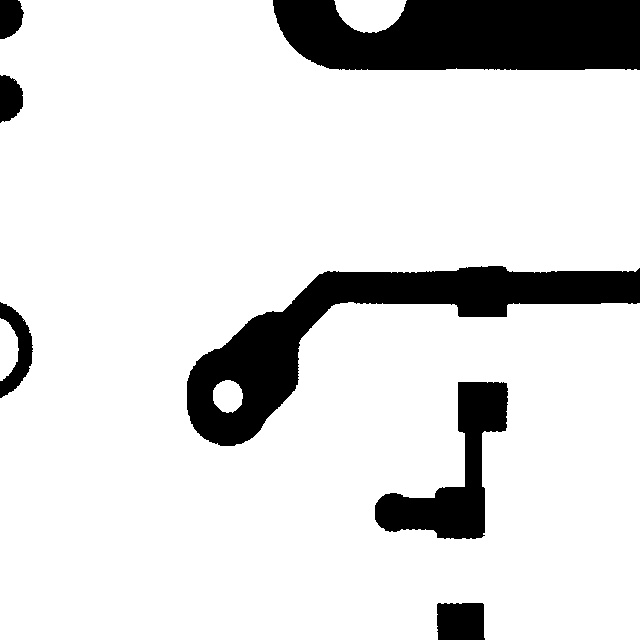
#> input picture dataset/DeepPCB-master/PCBData/group00041/00041/00041000_temp.jpg, 640 x 640 px, found by its file name
$ python create_synthetic_pcb_defects.py
#> lines starting #> are read from the running program, lines starting #| are printed output that depends on the picture; after the words box and inside, x2 and y2 are one past the last pixel; in counts of white or black regions, pixels touching at a corner belong together
# ============================================================
# SYNTHETIC PCB DEFECT GENERATOR
# ============================================================
#
# PURPOSE:
# Clean PCB image mathi controlled synthetic defect images
# create karvi.
#
# Aa images model testing / pipeline testing mate che.
#
# Generated defects:
#
# 1. open
# 2. short
# 3. mousebite
# 4. spur
# 5. copper
# 6. pin-hole
#
# IMPORTANT:
# Aa REAL manufacturing defects ni perfect simulation nathi.
# Aa controlled testing mate che.
# ============================================================


# ------------------------------------------------------------
# IMPORT LIBRARIES
# ------------------------------------------------------------

import cv2
import os
import numpy as np


# ------------------------------------------------------------
# INPUT IMAGE
# ------------------------------------------------------------
# Ahiya clean PCB image no path aapvo.
#
# Recommended:
# DeepPCB nu *_temp.jpg image use karo.
#
# Example:
#
# D:\smart-manufacturing-ai\dataset\DeepPCB-master\
# PCBData\group00041\00041\00041000_temp.jpg
# ------------------------------------------------------------

INPUT_IMAGE = (
    r"D:\smart-manufacturing-ai\dataset\DeepPCB-master"
    r"\PCBData\group00041\00041\00041000_temp.jpg"
)


# ------------------------------------------------------------
# OUTPUT FOLDER
# ------------------------------------------------------------
# Generated synthetic images aa folder ma save thashe.
# ------------------------------------------------------------

OUTPUT_FOLDER = (
    r"D:\smart-manufacturing-ai"
    r"\dataset\synthetic_pcb"
)

os.makedirs(
    OUTPUT_FOLDER,
    exist_ok=True
)


# ------------------------------------------------------------
# READ CLEAN PCB
# ------------------------------------------------------------

image = cv2.imread(INPUT_IMAGE)
#> image is the input picture: shape (640, 640, 3); min 0, max 255, mean 219.2


if image is None:

    print("ERROR: PCB image read thai nathi.")

    print("Input path check karo:")

    print(INPUT_IMAGE)

    exit()


# ------------------------------------------------------------
# IMAGE SIZE
# ------------------------------------------------------------

height, width = image.shape[:2]
#> height = 640; width = 640


print("\n======================================")
print("SYNTHETIC PCB DEFECT GENERATOR")
print("======================================")

print("\nInput image:")
print(INPUT_IMAGE)

print("\nImage size:")
print(width, "x", height)
#| 640 x 640


# ============================================================
# 1. OPEN DEFECT
# ============================================================
#
# PURPOSE:
# PCB trace ni ek jagya remove kari ne artificial
# open-circuit jevu visual defect banavvu.
# ============================================================

open_img = image.copy()


# Central horizontal area select kariye.

y = height // 2
#> y = 320
x = width // 2
#> x = 320


# Small rectangular area erase kariye.

cv2.rectangle(
    open_img,
    (x - 35, y - 5),
    (x + 35, y + 5),
    (255, 255, 255),
    -1
)
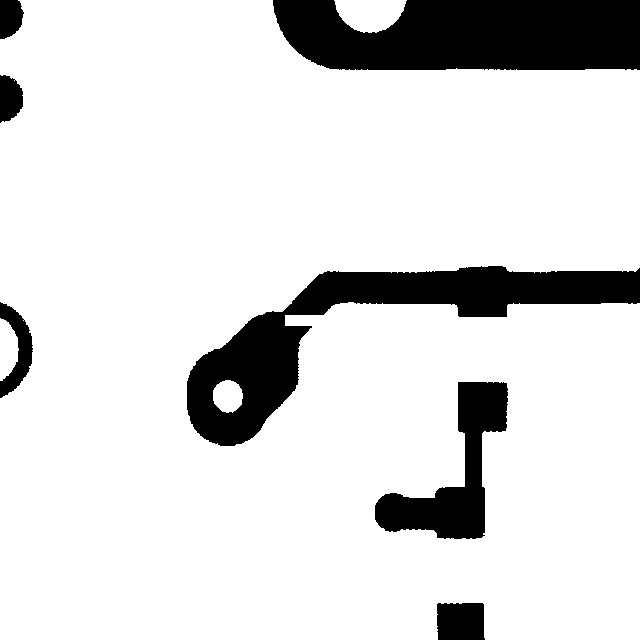
#> open_img: shape (640, 640, 3); 0.09% of pixels changed, all inside (x1, y1, x2, y2) = (285, 315, 328, 326)


cv2.imwrite(
    os.path.join(
        OUTPUT_FOLDER,
        "synthetic_open.jpg"
    ),
    open_img
)


# ============================================================
# 2. SHORT DEFECT
# ============================================================
#
# PURPOSE:
# Be nearby regions vachche artificial bridge draw kari
# short-circuit jevu visual defect create karvu.
# ============================================================

short_img = image.copy()


# Two nearby points define kariye.

p1 = (
    width // 2 - 50,
    height // 2
)
#> p1 = (270, 320)

p2 = (
    width // 2 + 50,
    height // 2
)
#> p2 = (370, 320)


# Artificial connection draw kariye.

cv2.line(
    short_img,
    p1,
    p2,
    (0, 0, 0),
    8
)
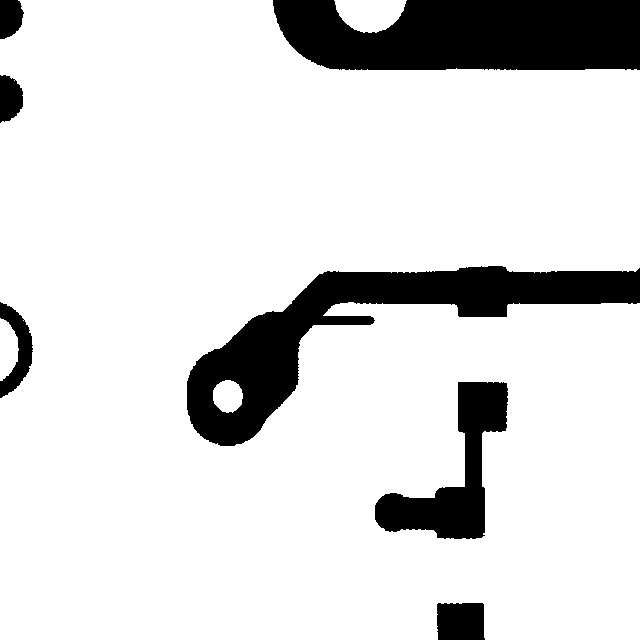
#> short_img: shape (640, 640, 3); 0.13% of pixels changed, all inside (x1, y1, x2, y2) = (268, 316, 375, 325)


cv2.imwrite(
    os.path.join(
        OUTPUT_FOLDER,
        "synthetic_short.jpg"
    ),
    short_img
)


# ============================================================
# 3. MOUSEBITE DEFECT
# ============================================================
#
# PURPOSE:
# PCB edge par small circular notches create karva.
# ============================================================

mousebite_img = image.copy()


edge_y = height // 2
#> edge_y = 320


for offset in [-30, 0, 30]:

    center = (
        10,
        edge_y + offset
    )

    cv2.circle(
        mousebite_img,
        center,
        12,
        (255, 255, 255),
        -1
    )
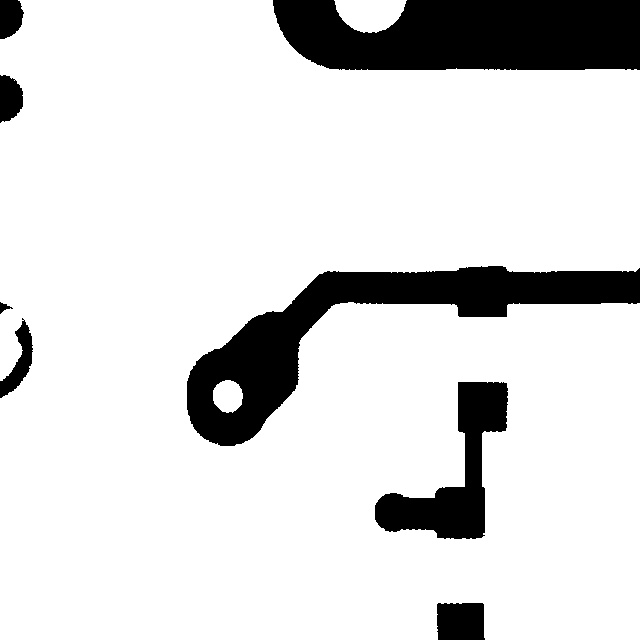
#> mousebite_img: shape (640, 640, 3); 0.1% of pixels changed, all inside (x1, y1, x2, y2) = (0, 296, 23, 363)


cv2.imwrite(
    os.path.join(
        OUTPUT_FOLDER,
        "synthetic_mousebite.jpg"
    ),
    mousebite_img
)


# ============================================================
# 4. SPUR DEFECT
# ============================================================
#
# PURPOSE:
# Existing trace mathi unwanted branch/protrusion jevu
# artificial structure create karvu.
# ============================================================

spur_img = image.copy()


spur_start = (
    width // 2,
    height // 2
)
#> spur_start = (320, 320)

spur_end = (
    width // 2 + 50,
    height // 2 - 50
)
#> spur_end = (370, 270)


cv2.line(
    spur_img,
    spur_start,
    spur_end,
    (0, 0, 0),
    7
)
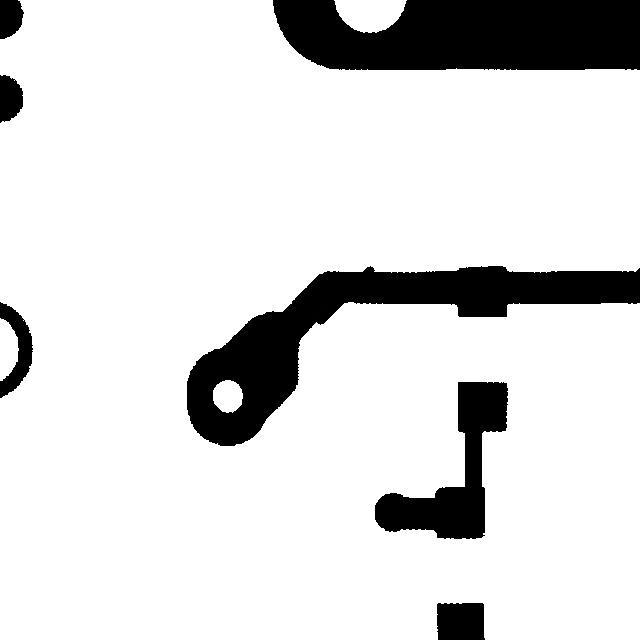
#> spur_img: shape (640, 640, 3); 0.07% of pixels changed, all inside (x1, y1, x2, y2) = (316, 266, 375, 325)


cv2.imwrite(
    os.path.join(
        OUTPUT_FOLDER,
        "synthetic_spur.jpg"
    ),
    spur_img
)


# ============================================================
# 5. COPPER DEFECT
# ============================================================
#
# PURPOSE:
# PCB par unwanted copper-like extra region create karvu.
# ============================================================

copper_img = image.copy()


cx = width // 2
#> cx = 320
cy = height // 2
#> cy = 320


cv2.rectangle(
    copper_img,
    (cx - 20, cy - 20),
    (cx + 25, cy + 25),
    (0, 0, 0),
    -1
)
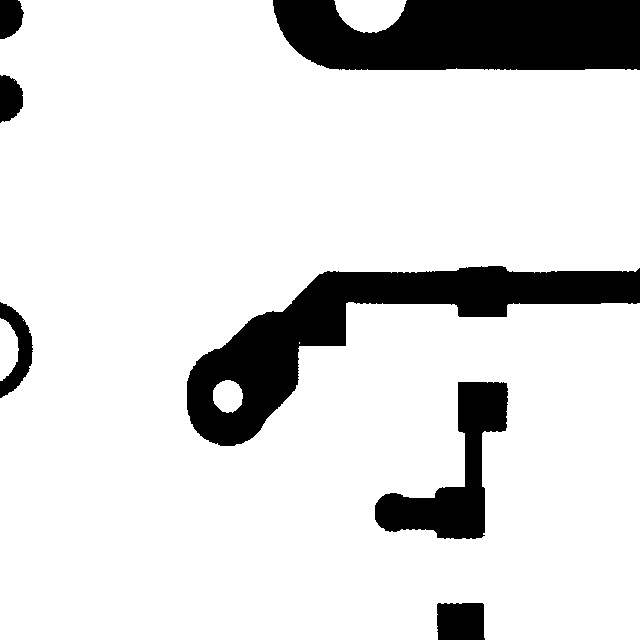
#> copper_img: shape (640, 640, 3); 0.35% of pixels changed, all inside (x1, y1, x2, y2) = (300, 300, 346, 346)


cv2.imwrite(
    os.path.join(
        OUTPUT_FOLDER,
        "synthetic_copper.jpg"
    ),
    copper_img
)


# ============================================================
# 6. PIN-HOLE DEFECT
# ============================================================
#
# PURPOSE:
# Surface par tiny hole jevo artificial defect create karvu.
# ============================================================

pinhole_img = image.copy()


cv2.circle(
    pinhole_img,
    (
        width // 2,
        height // 2
    ),
    5,
    (255, 255, 255),
    -1
)
#> pinhole_img: shape (640, 640, 3); 0.01% of pixels changed, all inside (x1, y1, x2, y2) = (315, 315, 325, 324)


cv2.imwrite(
    os.path.join(
        OUTPUT_FOLDER,
        "synthetic_pin-hole.jpg"
    ),
    pinhole_img
)


# ============================================================
# FINAL MESSAGE
# ============================================================

print("\n======================================")
print("SYNTHETIC DEFECT IMAGES CREATED")
print("======================================")

print("\nOutput folder:")

print(OUTPUT_FOLDER)

print("\nCreated images:")

print("1. synthetic_open.jpg")

print("2. synthetic_short.jpg")

print("3. synthetic_mousebite.jpg")

print("4. synthetic_spur.jpg")

print("5. synthetic_copper.jpg")

print("6. synthetic_pin-hole.jpg")

print("\n======================================")

$ run again, with dataset/DeepPCB-master/PCBData/group00041/00041/00041009_temp.jpg copied over dataset/DeepPCB-master/PCBData/group00041/00041/00041000_temp.jpg
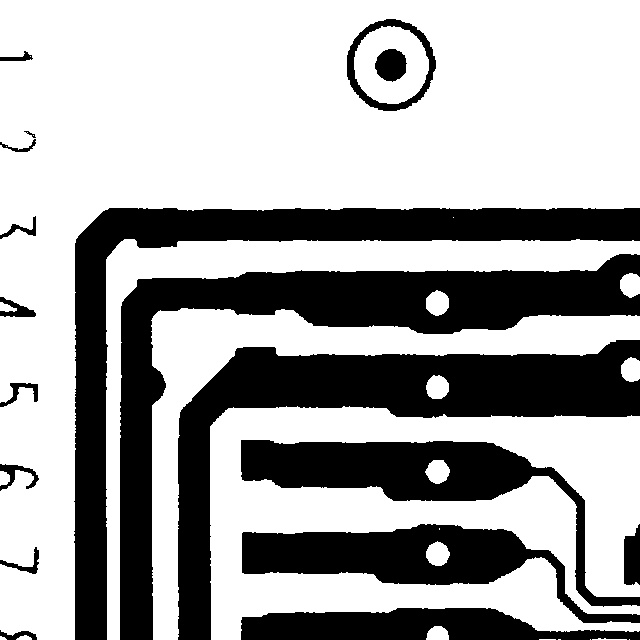
#> input picture dataset/DeepPCB-master/PCBData/group00041/00041/00041009_temp.jpg, 640 x 640 px, found by its file name
#> image is the input picture: shape (640, 640, 3); min 0, max 255, mean 167
#| 640 x 640
#> `cv2.rectangle( open_img, (x - 35, y - 5), (x + 35, y + 5), (255, 255, ..`:
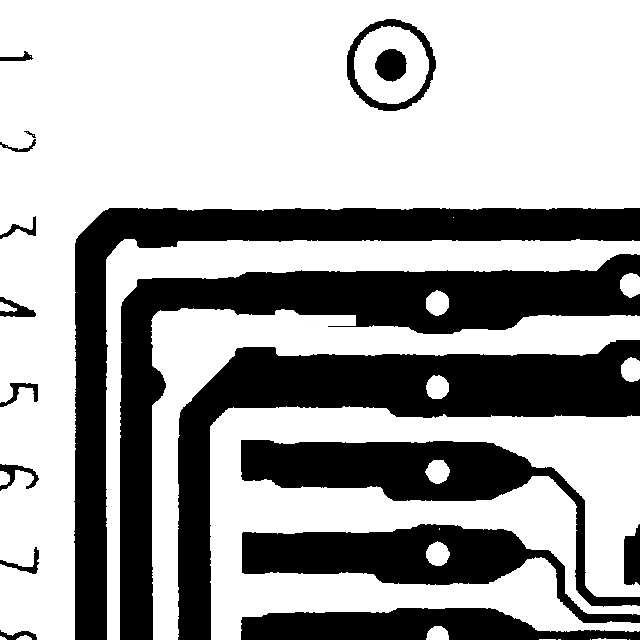
#> open_img: shape (640, 640, 3); 0.14% of pixels changed, all inside (x1, y1, x2, y2) = (296, 315, 356, 326)
#> short_img: shape (640, 640, 3); 0.1% of pixels changed, all inside (x1, y1, x2, y2) = (266, 316, 374, 325)
#> spur_img: shape (640, 640, 3); 0.01% of pixels changed, all inside (x1, y1, x2, y2) = (317, 266, 375, 323)
#> `cv2.rectangle( copper_img, (cx - 20, cy - 20), (cx + 25, cy + 25), (0,..`:
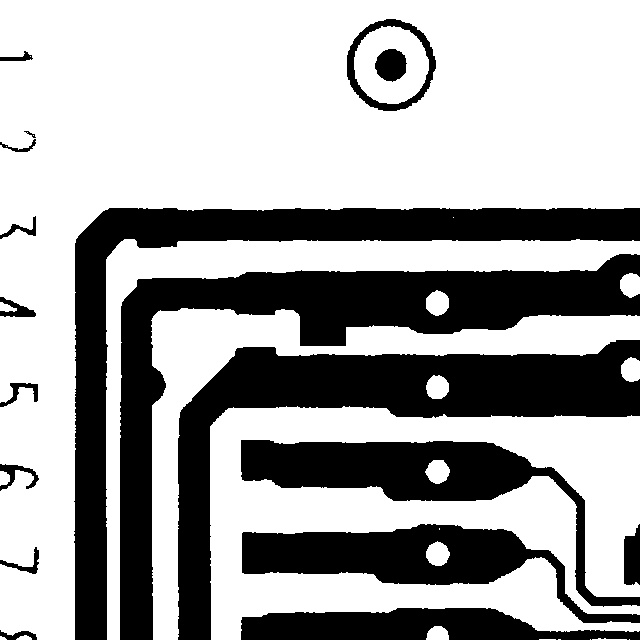
#> copper_img: shape (640, 640, 3); 0.25% of pixels changed, all inside (x1, y1, x2, y2) = (300, 312, 346, 346)
#> pinhole_img: shape (640, 640, 3); 0.02% of pixels changed, all inside (x1, y1, x2, y2) = (315, 315, 326, 326)

$ run again, with dataset/DeepPCB-master/PCBData/group00041/00041/00041051_temp.jpg copied over dataset/DeepPCB-master/PCBData/group00041/00041/00041000_temp.jpg
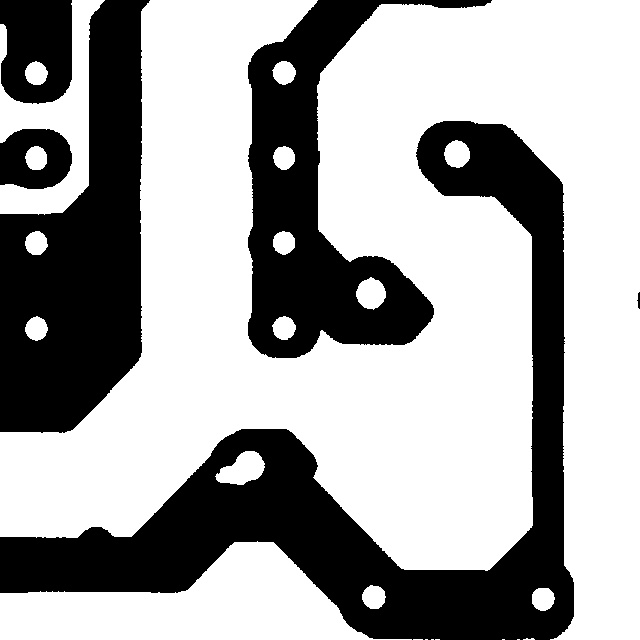
#> input picture dataset/DeepPCB-master/PCBData/group00041/00041/00041051_temp.jpg, 640 x 640 px, found by its file name
#> image is the input picture: shape (640, 640, 3); min 0, max 255, mean 163.9
#| 640 x 640
#> open_img: shape (640, 640, 3); 0.18% of pixels changed, all inside (x1, y1, x2, y2) = (285, 315, 356, 326)
#> short_img: shape (640, 640, 3); 0.04% of pixels changed, all inside (x1, y1, x2, y2) = (272, 316, 296, 325)
#> after the loop `for offset in [-30, 0, 30]:`:
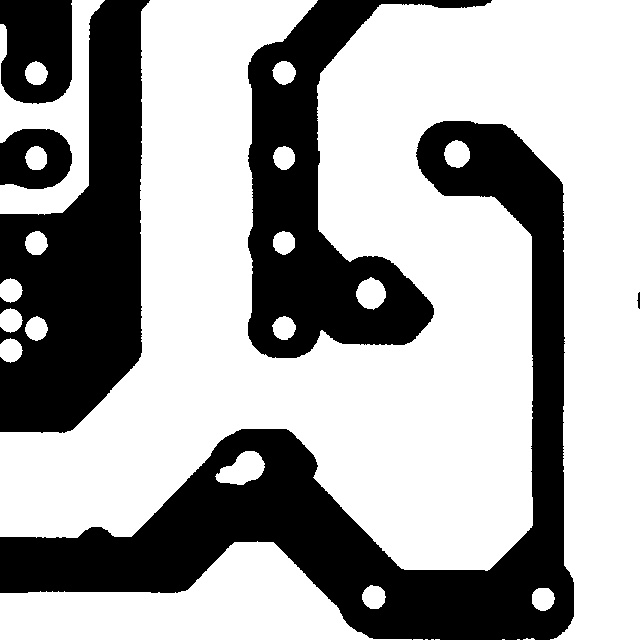
#> mousebite_img: shape (640, 640, 3); 0.32% of pixels changed, all inside (x1, y1, x2, y2) = (0, 278, 23, 363)
#> spur_img: shape (640, 640, 3); 0.02% of pixels changed, all inside (x1, y1, x2, y2) = (352, 272, 374, 294)
#> `cv2.rectangle( copper_img, (cx - 20, cy - 20), (cx + 25, cy + 25), (0,..`:
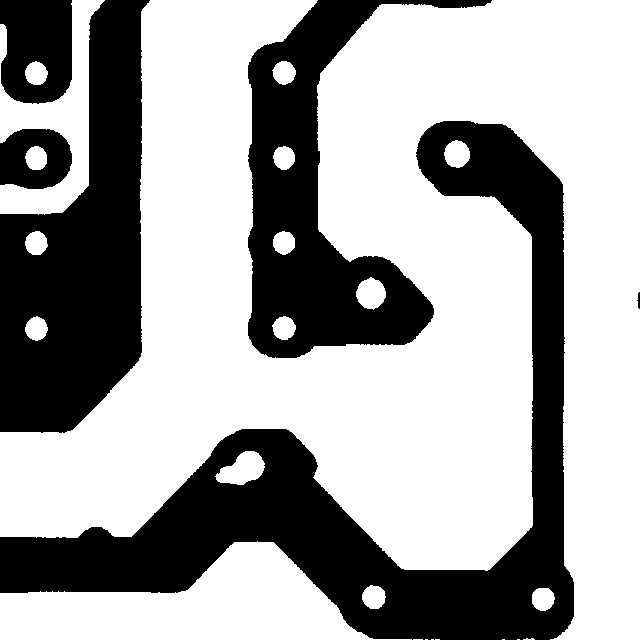
#> copper_img: shape (640, 640, 3); 0.08% of pixels changed, all inside (x1, y1, x2, y2) = (304, 328, 346, 346)
#> pinhole_img: shape (640, 640, 3); 0.02% of pixels changed, all inside (x1, y1, x2, y2) = (315, 315, 326, 326)
